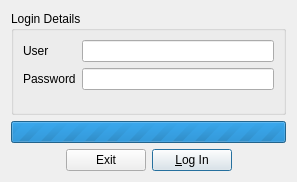
<?xml version="1.0" encoding="UTF-8"?>
<ui version="4.0">
 <class>LoginDialog</class>
 <widget class="QDialog" name="LoginDialog">
  <property name="geometry">
   <rect>
    <x>0</x>
    <y>0</y>
    <width>297</width>
    <height>182</height>
   </rect>
  </property>
  <property name="windowTitle">
   <string>Log In</string>
  </property>
  <layout class="QVBoxLayout" name="verticalLayout">
   <item>
    <widget class="QGroupBox" name="loginDetailsGroupBox">
     <property name="title">
      <string>Login Details</string>
     </property>
     <layout class="QFormLayout" name="formLayout">
      <item row="0" column="0">
       <widget class="QLabel" name="usernameLabel">
        <property name="text">
         <string>User</string>
        </property>
       </widget>
      </item>
      <item row="0" column="1">
       <widget class="QLineEdit" name="usernameEdit"/>
      </item>
      <item row="1" column="0">
       <widget class="QLabel" name="passwordLabel">
        <property name="text">
         <string>Password</string>
        </property>
       </widget>
      </item>
      <item row="1" column="1">
       <widget class="QLineEdit" name="passwordEdit">
        <property name="echoMode">
         <enum>QLineEdit::Password</enum>
        </property>
       </widget>
      </item>
     </layout>
    </widget>
   </item>
   <item>
    <widget class="QProgressBar" name="progressBar">
     <property name="maximum">
      <number>0</number>
     </property>
     <property name="value">
      <number>0</number>
     </property>
    </widget>
   </item>
   <item>
    <layout class="QHBoxLayout" name="buttonLayout">
     <item>
      <spacer name="horizontalSpacer">
       <property name="orientation">
        <enum>Qt::Horizontal</enum>
       </property>
       <property name="sizeHint" stdset="0">
        <size>
         <width>40</width>
         <height>20</height>
        </size>
       </property>
      </spacer>
     </item>
     <item>
      <widget class="QPushButton" name="exitButton">
       <property name="text">
        <string>Exit</string>
       </property>
      </widget>
     </item>
     <item>
      <widget class="QPushButton" name="logInButton">
       <property name="text">
        <string>&amp;Log In</string>
       </property>
       <property name="default">
        <bool>true</bool>
       </property>
      </widget>
     </item>
     <item>
      <spacer name="horizontalSpacer_2">
       <property name="orientation">
        <enum>Qt::Horizontal</enum>
       </property>
       <property name="sizeHint" stdset="0">
        <size>
         <width>40</width>
         <height>20</height>
        </size>
       </property>
      </spacer>
     </item>
    </layout>
   </item>
  </layout>
 </widget>
 <resources/>
 <connections/>
</ui>
